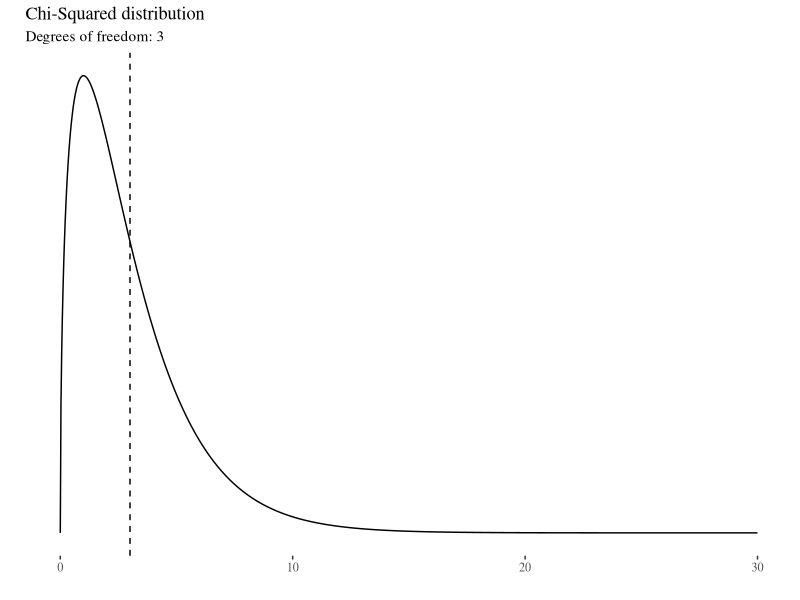
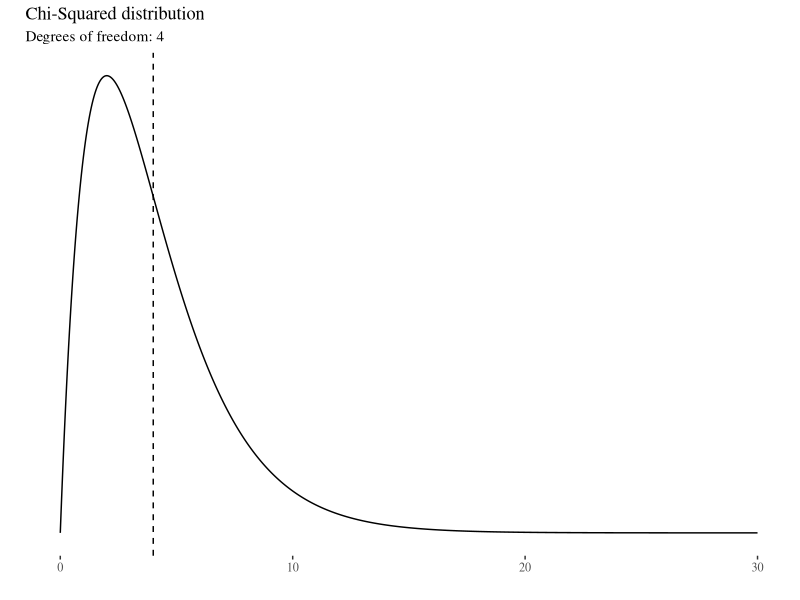
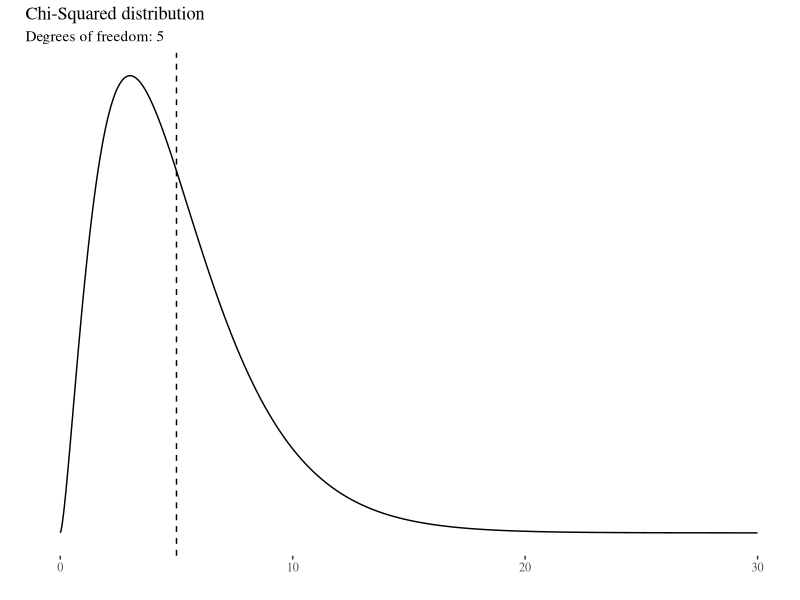
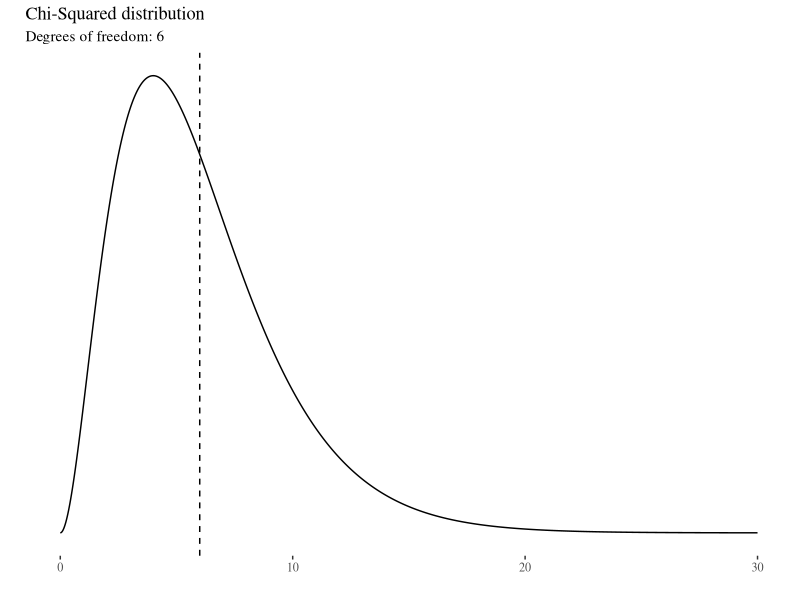
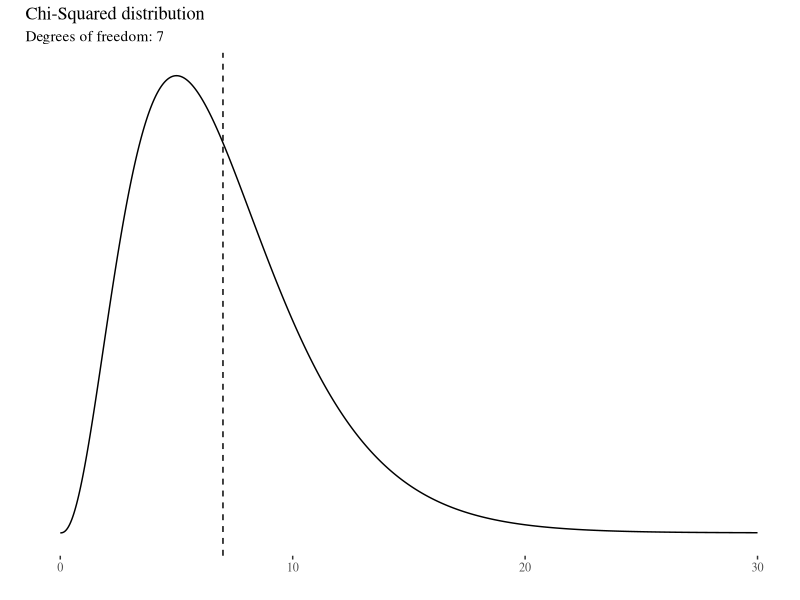
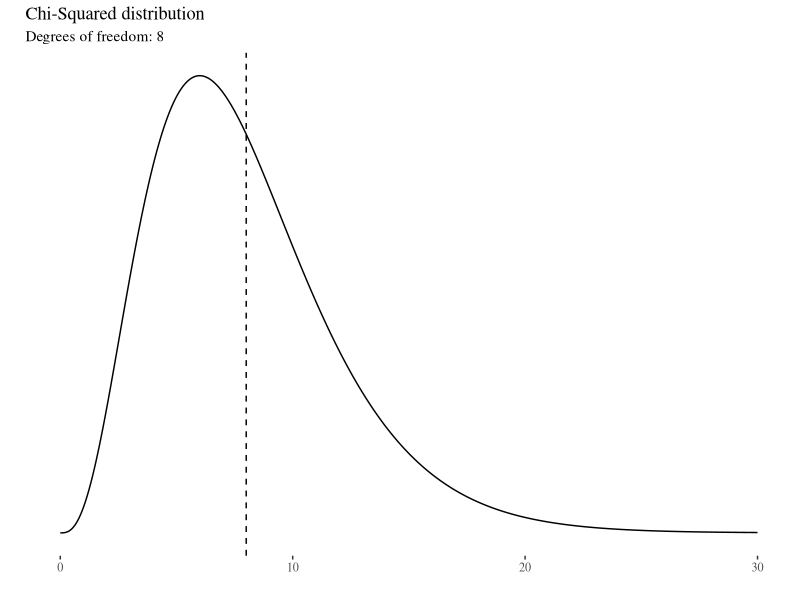
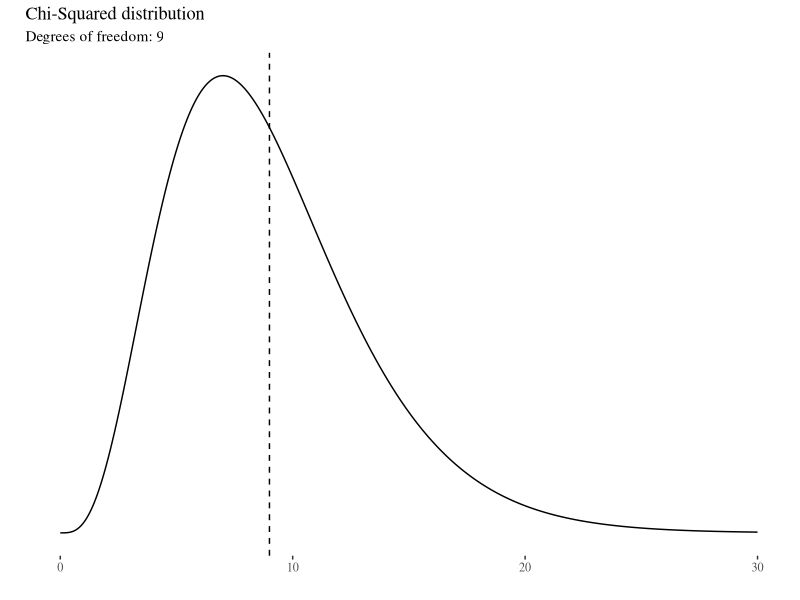
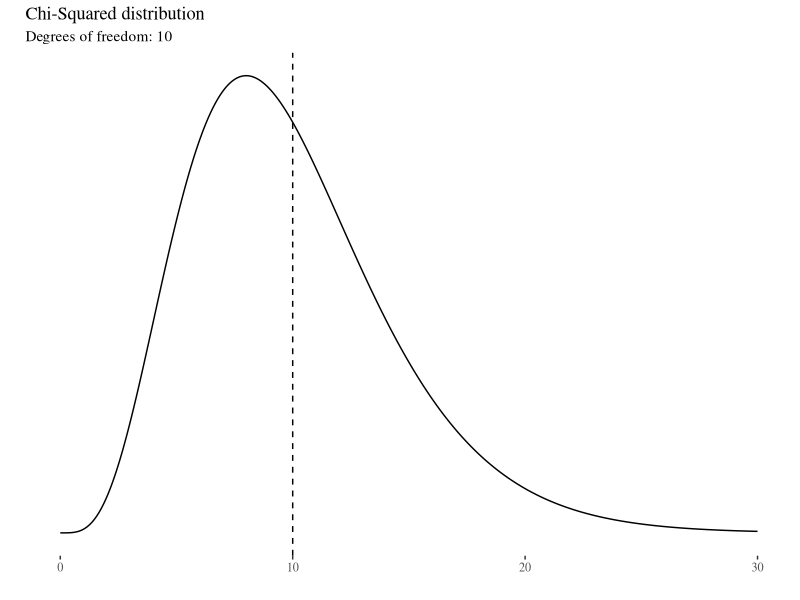

These charts were generated, in order, by the following R code:
library(tidyverse)
library(tufte)
library(ggthemes)

#gifs made using https://ezgif.com/maker

for (df in 3:15) {
 
  ggplot(data = data.frame(x = c(0,30)), aes(x)) +
    stat_function(fun = dchisq, n = 1000, args = list(df = df)) + 
    labs(x='',y="", title = "Chi-Squared distribution",
         subtitle = paste0("Degrees of freedom: ",df)) +
    scale_y_continuous(breaks = NULL)+
    geom_vline(xintercept = df,linetype = "dashed")+
    theme_tufte()
  
  ggsave(paste0("materials/4_descriptive_stats/img/gifs/chi_",df,".png"),bg="white",width = 5,height = 3)
   
}


for (m in c(-5,0,5)) {
  
  for (sd in 1:4) {

ggplot(data = data.frame(x = c(-10,10)), aes(x)) +
  stat_function(fun = dnorm, n = 1000, args = list(mean = m, sd = sd)) + 
  labs(x='',y="", title = "Normal distribution",
       subtitle = paste0("Mean: ",m, "; standard deviation: ",sd)) +
  scale_y_continuous(breaks = NULL)+
  geom_vline(xintercept = m,linetype = "dashed")+
  theme_tufte()
    
    aux <- m+5
    
    ggsave(paste0("materials/4_descriptive_stats/img/gifs/normal_",aux,"_",sd,".png"),bg="white",width = 5,height = 3)
    
}
}
